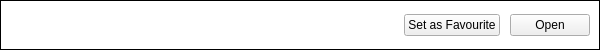
<?xml version="1.0" encoding="UTF-8"?>
<ui version="4.0">
 <class>BookListWidget</class>
 <widget class="QWidget" name="BookListWidget">
  <property name="geometry">
   <rect>
    <x>0</x>
    <y>0</y>
    <width>600</width>
    <height>50</height>
   </rect>
  </property>
  <property name="styleSheet">
    <string notr="true">#BookListWidget { background: white; border: 1px solid black; }</string>
  </property>
  <layout class="QHBoxLayout" name="mainLayout" stretch="1,0,0">
   <property name="spacing">
    <number>10</number>
   </property>
   <property name="leftMargin">
    <number>10</number>
   </property>
   <property name="topMargin">
    <number>10</number>
   </property>
   <property name="rightMargin">
    <number>10</number>
   </property>
   <property name="bottomMargin">
    <number>10</number>
   </property>
   <item>
    <widget name="title" class="QLabel" />
   </item>
   <item>
    <widget name="favouriteButton" class="QPushButton">
     <property name="text">
      <string>Set as Favourite</string>
     </property>
    </widget>
   </item>
   <item>
    <widget name="openButton" class="QPushButton">
     <property name="text">
      <string>Open</string>
     </property>
    </widget>
   </item>
  </layout>
 </widget>
 <customwidgets/>
 <resources/>
 <connections/>
</ui>
